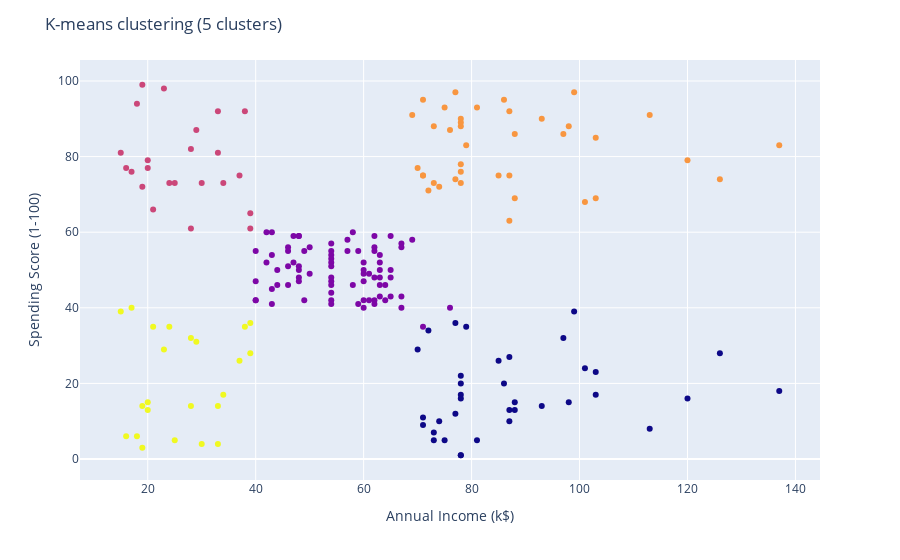

The code cell stored with this chart in its notebook:
### Code cell
fig = px.scatter(
    df, x="Annual Income (k$)",
    y="Spending Score (1-100)",
    color="kmeans"
)
fig.update_layout(
    title="K-means clustering (5 clusters)",
    coloraxis_showscale=False
)
fig.show()

### Figure 1 — Plotly figure (JSON) as saved in the notebook; plotly's stock layout.template omitted (floating-point values rounded to 4 significant figures; data arrays with more than 128 entries replaced by an {"elided": "..."} marker saying what was removed)
{"data": [{"hovertemplate": "Annual Income (k$)=%{x}<br>Spending Score (1-100)=%{y}<br>kmeans=%{marker.color}<extra></extra>", "legendgroup": "", "marker": {"color": {"elided": "200 int values"}, "coloraxis": "coloraxis", "symbol": "circle"}, "mode": "markers", "name": "", "orientation": "v", "showlegend": false, "type": "scatter", "x": {"elided": "200 int values"}, "xaxis": "x", "y": {"elided": "200 int values"}, "yaxis": "y"}], "layout": {"coloraxis": {"colorbar": {"title": {"text": "kmeans"}}, "colorscale": [[0, "#0d0887"], [0.1111, "#46039f"], [0.2222, "#7201a8"], [0.3333, "#9c179e"], [0.4444, "#bd3786"], [0.5556, "#d8576b"], [0.6667, "#ed7953"], [0.7778, "#fb9f3a"], [0.8889, "#fdca26"], [1, "#f0f921"]], "showscale": false}, "legend": {"tracegroupgap": 0}, "margin": {"t": 60}, "title": {"text": "K-means clustering (5 clusters)"}, "xaxis": {"anchor": "y", "domain": [0, 1], "title": {"text": "Annual Income (k$)"}}, "yaxis": {"anchor": "x", "domain": [0, 1], "title": {"text": "Spending Score (1-100)"}}}}
